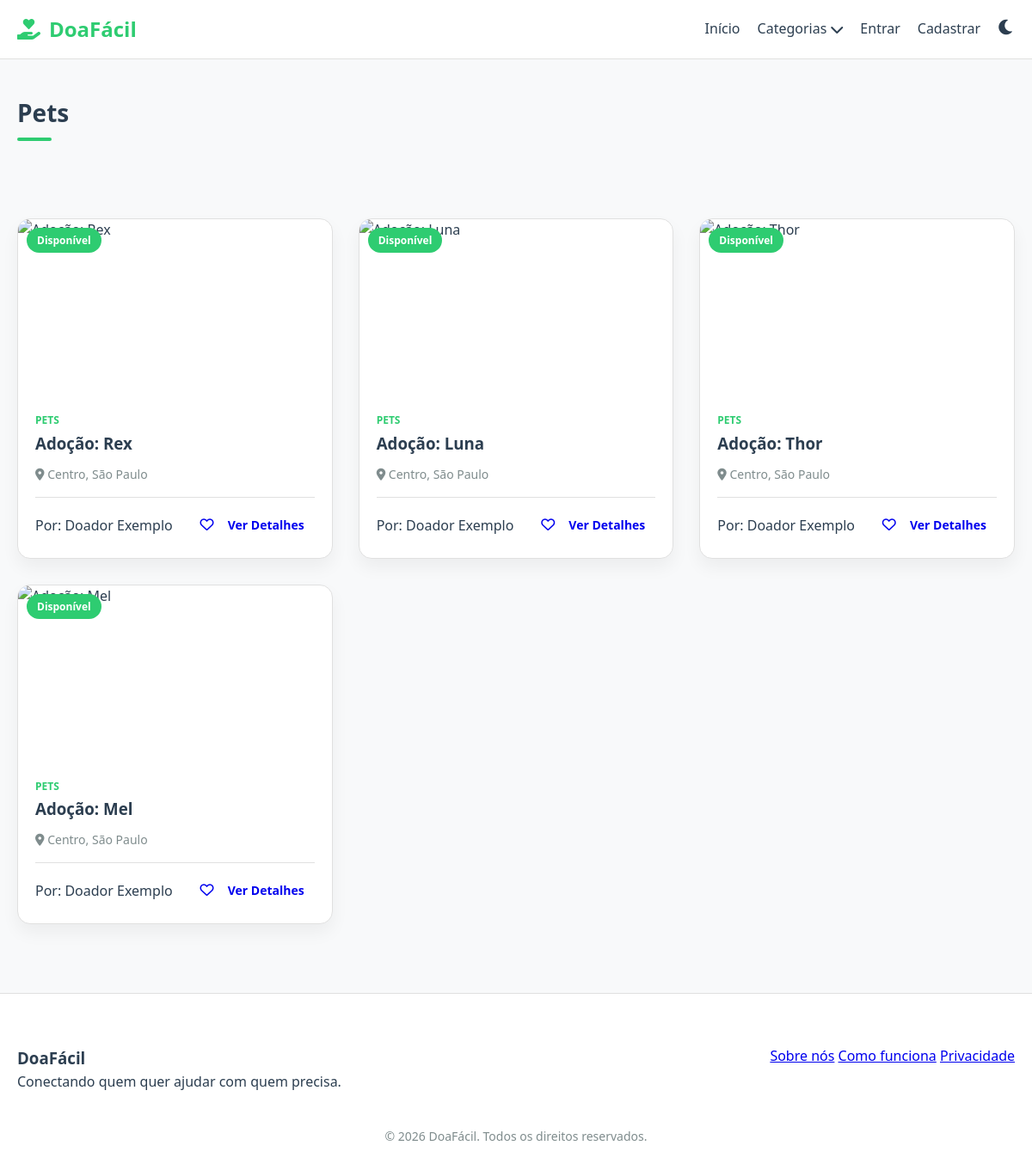
The page /categoria/1 on the database its author committed.
### modelos.py (models this page shows)
class Categoria(db.Model):
    id = db.Column(db.Integer, primary_key=True)
    nome = db.Column(db.String(50), nullable=False, unique=True)
    subcategorias = db.relationship('Subcategoria', backref='categoria', lazy=True)

class Doacao(db.Model):
    id = db.Column(db.Integer, primary_key=True)
    titulo = db.Column(db.String(100), nullable=False)
    descricao = db.Column(db.Text, nullable=False)
    categoria_id = db.Column(db.Integer, db.ForeignKey('categoria.id'), nullable=False)
    subcategoria_id = db.Column(db.Integer, db.ForeignKey('subcategoria.id'), nullable=False)
    cidade = db.Column(db.String(100), nullable=False)
    bairro = db.Column(db.String(100), nullable=False)
    whatsapp = db.Column(db.String(20), nullable=False)
    imagem = db.Column(db.String(200), nullable=True)
    condicao = db.Column(db.String(50), nullable=True)
    status = db.Column(db.String(20), default='Disponível') # 'Disponível', 'Reservado', 'Doado'
    data_criacao = db.Column(db.DateTime, default=datetime.utcnow)
    doador_id = db.Column(db.Integer, db.ForeignKey('usuario.id'), nullable=False)
    categoria = db.relationship('Categoria', backref=db.backref('doacoes_list', lazy=True))
    subcategoria = db.relationship('Subcategoria', backref=db.backref('doacoes_list', lazy=True))
    pet_detalhes = db.relationship('PetDetalhes', backref='doacao', uselist=False, cascade="all, delete-orphan")
    solicitacoes = db.relationship('Solicitacao', backref='doacao', lazy=True, cascade="all, delete-orphan")
    favoritados = db.relationship('Favorito', backref='doacao', lazy=True, cascade="all, delete-orphan")

class Usuario(db.Model, UserMixin):
    id = db.Column(db.Integer, primary_key=True)
    nome = db.Column(db.String(100), nullable=False)
    email = db.Column(db.String(120), unique=True, nullable=False)
    senha = db.Column(db.String(200), nullable=False)
    telefone = db.Column(db.String(20), nullable=False)
    cidade = db.Column(db.String(100), nullable=False)
    bairro = db.Column(db.String(100), nullable=False)
    tipo_perfil = db.Column(db.String(20), nullable=False) # 'Doador', 'Adotante' ou 'Admin'
    tipo_doador = db.Column(db.String(20), nullable=True) # 'Pessoa Física' ou 'Instituição'
    imagem_perfil = db.Column(db.String(200), nullable=True)
    doacoes = db.relationship('Doacao', backref='doador', lazy=True)
    favoritos = db.relationship('Favorito', backref='usuario', lazy=True)
    solicitacoes = db.relationship('Solicitacao', backref='solicitante', lazy=True)

### app.py (the view)
@app.route('/categoria/<int:cat_id>')
def categoria_detalhe(cat_id):
    categoria = Categoria.query.get_or_404(cat_id)
    doacoes = Doacao.query.filter_by(categoria_id=cat_id, status='Disponível').all()
    return render_template('categoria.html', categoria=categoria, doacoes=doacoes)

### app.py (called while the page is built)
@app.context_processor
def inject_categories():
    return dict(todas_categorias_global=Categoria.query.all())

### templates/categoria.html (shortened to what this page needs)
{% extends 'base.html' %}
{% block content %}
<div class="container">
    <div class="page-header-simple">
        <h1 class="section-title-left">{{ categoria.nome if categoria else 'Resultados da Busca' }}</h1>
    </div>
</div>
<div class="container">
    {% if doacoes %}
    <div class="listings-grid">
        {% for doacao in doacoes %}
        <div class="card">
            <div class="card-image">
                <span class="status-badge {{ doacao.status.lower() }}">{{ doacao.status }}</span>
            </div>
            <div class="card-content">
                <span class="card-category">{{ doacao.categoria.nome }}</span>
                <h3>{{ doacao.titulo }}</h3>
                <p class="card-location"><i class="fas fa-map-marker-alt"></i> {{ doacao.bairro }}, {{ doacao.cidade }}</p>
                <div class="card-footer">
                    <span class="donor-name">Por: {{ doacao.doador.nome }}</span>
                    <div class="card-actions">
                        <a href="{{ url_for('favoritar', doacao_id=doacao.id) }}" class="btn-fav"><i class="far fa-heart"></i></a>
                        <a href="{{ url_for('detalhes_doacao', doacao_id=doacao.id) }}" class="btn btn-small">Ver Detalhes</a>
                    </div>
                </div>
            </div>
        </div>
        {% endfor %}
    </div>
    {% endif %}
</div>
{% endblock %}

### static/css/style.css (style rules this page uses)
:root { --primary-color: #2ecc71; --secondary-color: #3498db; --bg-color: #f8f9fa; --card-bg: #ffffff; --text-color: #2c3e50; --text-muted: #7f8c8d; --border-color: #e0e0e0; --white: #ffffff; --danger: #e74c3c; --warning: #f1c40f; --success: #27ae60; }
* { margin: 0; padding: 0; box-sizing: border-box; }
body { font-family: 'Segoe UI', Tahoma, Geneva, Verdana, sans-serif; background-color: var(--bg-color); color: var(--text-color); line-height: 1.6; transition: background-color 0.3s, color 0.3s; }
.container { max-width: 1200px; margin: 0 auto; padding: 0 20px; }
.section-title-left { font-size: 28px; margin-bottom: 30px; position: relative; padding-bottom: 10px; }
.section-title-left::after { content: ''; position: absolute; bottom: 0; left: 0; width: 40px; height: 4px; background: var(--primary-color); border-radius: 2px; }
.listings-grid { display: grid; grid-template-columns: repeat(auto-fill, minmax(280px, 1fr)); gap: 30px; margin-top: 40px; }
.card { background: var(--card-bg); border-radius: 15px; overflow: hidden; box-shadow: 0 10px 20px rgba(0,0,0,0.05); transition: all 0.3s ease; border: 1px solid var(--border-color); display: flex; flex-direction: column; }
.page-header-simple { padding: 40px 0 20px; }
.card-image { height: 200px; position: relative; }
.status-badge { position: absolute; top: 10px; left: 10px; padding: 5px 12px; border-radius: 20px; font-size: 12px; font-weight: bold; color: white; }
.status-badge.disponível { background-color: var(--primary-color); }
.card-content { padding: 20px; }
.card-category { font-size: 12px; color: var(--primary-color); text-transform: uppercase; font-weight: bold; }
.card-location { font-size: 14px; color: var(--text-muted); margin: 10px 0; }
.card-footer { display: flex; justify-content: space-between; align-items: center; margin-top: 15px; padding-top: 15px; border-top: 1px solid var(--border-color); }
.btn { padding: 12px 24px; border-radius: 10px; text-decoration: none; font-weight: 600; cursor: pointer; border: none; display: inline-block; transition: opacity 0.2s; }
.btn-small { padding: 6px 12px; font-size: 14px; }

### rows shown on the page
Categoria: nome "Pets"
Doacao: status "Disponível", categoria.nome "PETS", titulo "Adoção: Rex", bairro "Centro", cidade "São Paulo", doador.nome "Doador Exemplo"
Doacao: status "Disponível", categoria.nome "PETS", titulo "Adoção: Luna", bairro "Centro", cidade "São Paulo", doador.nome "Doador Exemplo"
Doacao: status "Disponível", categoria.nome "PETS", titulo "Adoção: Thor", bairro "Centro", cidade "São Paulo", doador.nome "Doador Exemplo"
Doacao: status "Disponível", categoria.nome "PETS", titulo "Adoção: Mel", bairro "Centro", cidade "São Paulo", doador.nome "Doador Exemplo"
